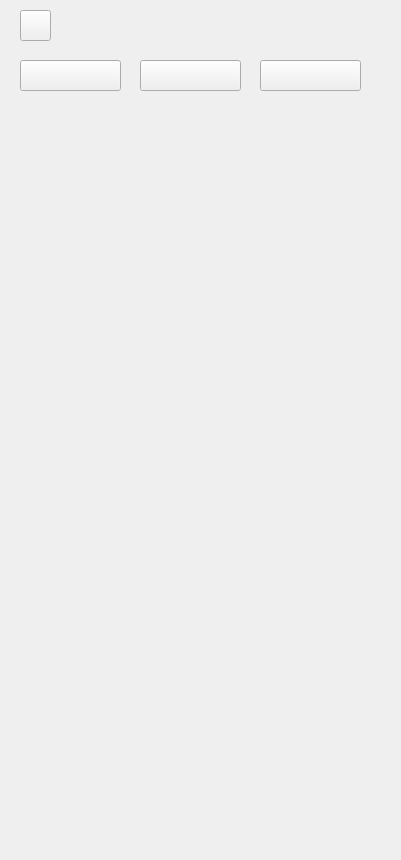
    <widget class="QWidget" name="page_35">
     <widget class="QLabel" name="label_35">
      <property name="geometry">
       <rect>
        <x>1</x>
        <y>-7</y>
        <width>391</width>
        <height>851</height>
       </rect>
      </property>
      <property name="text">
       <string/>
      </property>
      <property name="pixmap">
       <pixmap resource="resources.qrc">:/images/images/No results.png</pixmap>
      </property>
     </widget>
     <widget class="QPushButton" name="pushButton_157">
      <property name="geometry">
       <rect>
        <x>20</x>
        <y>60</y>
        <width>101</width>
        <height>31</height>
       </rect>
      </property>
      <property name="text">
       <string/>
      </property>
     </widget>
     <widget class="QPushButton" name="pushButton_158">
      <property name="geometry">
       <rect>
        <x>140</x>
        <y>60</y>
        <width>101</width>
        <height>31</height>
       </rect>
      </property>
      <property name="text">
       <string/>
      </property>
     </widget>
     <widget class="QPushButton" name="pushButton_159">
      <property name="geometry">
       <rect>
        <x>260</x>
        <y>60</y>
        <width>101</width>
        <height>31</height>
       </rect>
      </property>
      <property name="text">
       <string/>
      </property>
     </widget>
     <widget class="QPushButton" name="pushButton_160">
      <property name="geometry">
       <rect>
        <x>20</x>
        <y>10</y>
        <width>31</width>
        <height>31</height>
       </rect>
      </property>
      <property name="text">
       <string/>
      </property>
     </widget>
    </widget>
